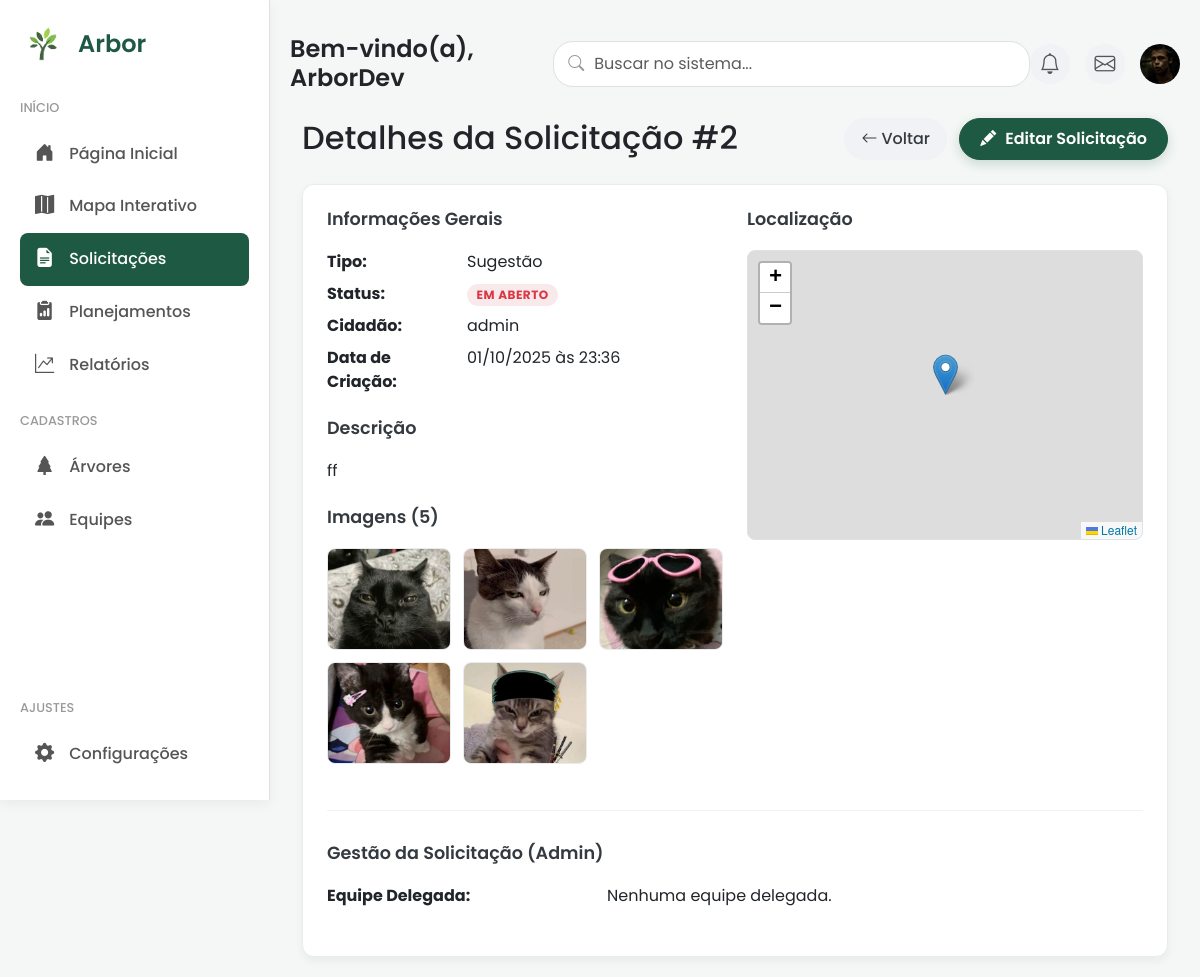
Screenshot of /solicitacoes/2/ (signed in) with the database file from the repository.
### core/models.py (models this page shows, shortened)
class Profile(models.Model):
    user = models.OneToOneField(User, on_delete=models.CASCADE)
    imagem = models.ImageField(default='profile_pics/default.jpg', upload_to='profile_pics')

class Solicitacao(models.Model):
    TIPO_CHOICES = (
        ('SUGESTAO', 'Sugestão'),
        ('DENUNCIA', 'Denúncia'),
    )
    STATUS_CHOICES = (
        ('EM_ABERTO', 'Em Aberto'),
        ('EM_ANDAMENTO', 'Em Andamento'),
        ('FINALIZADO', 'Finalizado'),
        ('RECUSADO', 'Recusado'),
    )
    tipo = models.CharField(max_length=10, choices=TIPO_CHOICES)
    status = models.CharField(max_length=20, choices=STATUS_CHOICES, default='EM_ABERTO')
    descricao = models.TextField()
    data_criacao = models.DateTimeField(auto_now_add=True)
    cidadao = models.ForeignKey(User, on_delete=models.CASCADE)
    equipe_delegada = models.ForeignKey(Equipe, on_delete=models.SET_NULL, null=True, blank=True)
    latitude = models.FloatField(null=True, blank=True)
    longitude = models.FloatField(null=True, blank=True)

class ImagemSolicitacao(models.Model):
    solicitacao = models.ForeignKey(Solicitacao, related_name='imagens', on_delete=models.CASCADE)
    imagem = models.ImageField(upload_to='solicitacoes/')

### core/views.py (the view)
# urls.py: path('solicitacoes/<int:pk>/', solicitacao_detail, name='solicitacao_detail'),
@login_required
def solicitacao_detail(request, pk):
    solicitacao = get_object_or_404(Solicitacao, pk=pk)
    context = {
        'solicitacao': solicitacao
    }
    return render(request, 'core/solicitacao_detail.html', context)

### core/templates/core/solicitacao_detail.html (shortened to what this page needs)
{% extends 'core/base_app.html' %}
{% block content %}
<div class="page-header d-flex justify-content-between align-items-center mb-4">
    <h2 class="mb-0">
        Detalhes da Solicitação #{{ solicitacao.id }}
    </h2>
    <div>
        <a href="{% url 'solicitacao_list' %}" class="btn btn-secondary-custom me-2">
            <i class="bi bi-arrow-left me-1"></i>
            Voltar
        </a>
        <a href="{% url 'solicitacao_update' pk=solicitacao.pk %}" class="btn btn-principal-acao">
            <i class="bi bi-pencil-fill me-1"></i>
            Editar Solicitação
        </a>
    </div>
</div>
<div class="card">
    <div class="card-body p-4">
        <div class="row">
            <div class="col-lg-6">
                <h5 class="form-section-title">Informações Gerais</h5>
                <dl class="row">
                    <dt class="col-sm-4">Tipo:</dt>
                    <dd class="col-sm-8">{{ solicitacao.get_tipo_display }}</dd>
                    <dt class="col-sm-4">Status:</dt>
                    <dd class="col-sm-8"><span class="badge status-badge status-{{ solicitacao.status|lower }}">{{ solicitacao.get_status_display }}</span></dd>
                    <dt class="col-sm-4">Cidadão:</dt>
                    <dd class="col-sm-8">{{ solicitacao.cidadao.username }}</dd>
                    <dt class="col-sm-4">Data de Criação:</dt>
                    <dd class="col-sm-8">{{ solicitacao.data_criacao|date:"d/m/Y \à\s H:i" }}</dd>
                </dl>
                <h5 class="form-section-title mt-4">Descrição</h5>
                <p>{{ solicitacao.descricao|linebreaks }}</p>
                {% if solicitacao.imagens.all %}
                <div class="mb-3 mt-4">
                    <h5 class="form-section-title">Imagens ({{ solicitacao.imagens.count }})</h5>
                    <div class="image-gallery-grid">
                        {% for imagem_obj in solicitacao.imagens.all %}
                            <div class="gallery-item">
                                <img src="{{ imagem_obj.imagem.url }}" alt="Imagem da Solicitação">
                            </div>
                        {% endfor %}
                    </div>
                </div>
                {% endif %}
            </div>
            <div class="col-lg-6">
                <h5 class="form-section-title">Localização</h5>
                <div id="map-viewer" class="map-container-form"></div>
            </div>
        </div>
        {% if user.is_staff or user.is_superuser %}
        <div class="form-section">
            <h5 class="form-section-title">Gestão da Solicitação (Admin)</h5>
            <dl class="row">
                <dt class="col-sm-4">Equipe Delegada:</dt>
                <dd class="col-sm-8">{{ solicitacao.equipe_delegada.nome|default:"Nenhuma equipe delegada." }}</dd>
            </dl>
        </div>
        {% endif %}
    </div>
</div>
{% endblock %}

### core/templates/core/base_app.html (shortened to what this page needs)
{% load static %}
<!doctype html>
<html lang="pt-br">
  <head>
    <link href="https://cdn.jsdelivr.net/npm/bootstrap@5.3.3/dist/css/bootstrap.min.css" rel="stylesheet">
    <link rel="stylesheet" href="https://cdn.jsdelivr.net/npm/bootstrap-icons@1.11.3/font/bootstrap-icons.min.css">
    <link rel="stylesheet" href="https://unpkg.com/leaflet@1.9.4/dist/leaflet.css" />
    <link rel="stylesheet" href="https://cdnjs.cloudflare.com/ajax/libs/leaflet.draw/1.0.4/leaflet.draw.css" />
    <link rel="stylesheet" href="https://unpkg.com/leaflet.markercluster@1.4.1/dist/MarkerCluster.css" />
    <link rel="stylesheet" href="https://unpkg.com/leaflet.markercluster@1.4.1/dist/MarkerCluster.Default.css" />
    <link href="https://cdn.jsdelivr.net/npm/select2@4.1.0-rc.0/dist/css/select2.min.css" rel="stylesheet" />
    <link rel="stylesheet" href="{% static 'core/css/custom.css' %}">
  </head>
  <body class="app-body">
    <div class="app-container">
        <nav class="sidebar">
            <div>
                <div class="sidebar-header">
                    <div class="sidebar-logo">
                        <img src="{% static 'core/img/arvore-logo-verde.png' %}" alt="Logo Arbor" style="width: 48px;">
                        <span class="sidebar-logo-text">Arbor</span>
                    </div>
                </div>
                <ul class="sidebar-menu">
                    <li class="menu-header"><span>Início</span></li>
                    <li><a href="{% url 'home' %}" class="{% if request.resolver_match.url_name == 'home' %}active{% endif %}"><i class="bi bi-house-door-fill"></i><span class="menu-text"> Página Inicial</span></a></li>
                    <li><a href="{% url 'mapa' %}" class="{% if request.resolver_match.url_name == 'mapa' %}active{% endif %}"><i class="bi bi-map-fill"></i><span class="menu-text"> Mapa Interativo</span></a></li>
                    <li><a href="{% url 'solicitacao_list' %}" class="{% if 'solicitacao' in request.resolver_match.url_name %}active{% endif %}"><i class="bi bi-file-earmark-text-fill"></i><span class="menu-text"> Solicitações</span></a></li>
                    <li><a href="{% url 'obras_list' %}" class="{% if 'obras' in request.resolver_match.url_name %}active{% endif %}"><i class="bi bi-clipboard2-data-fill"></i><span class="menu-text"> Planejamentos</span></a></li>
                    <li><a href="{% url 'relatorios' %}" class="{% if request.resolver_match.url_name == 'relatorios' %}active{% endif %}"><i class="bi bi-graph-up-arrow"></i><span class="menu-text"> Relatórios</span></a></li>
                    <li class="menu-header"><span>Cadastros</span></li>
                    <li><a href="{% url 'especie_list' %}" class="{% if 'especie' in request.resolver_match.url_name %}active{% endif %}"><i class="bi bi-tree-fill"></i><span class="menu-text"> Árvores</span></a></li>
                    <li><a href="{% url 'equipe_list' %}" class="{% if 'equipe' in request.resolver_match.url_name %}active{% endif %}"><i class="bi bi-people-fill"></i><span class="menu-text"> Equipes</span></a></li>
                </ul>
            </div>
            <div class="sidebar-footer">
                <ul class="sidebar-menu">
                    <li class="menu-header"><span>Ajustes</span></li>
                    <li><a href="{% url 'configuracoes' %}"><i class="bi bi-gear-fill"></i><span class="menu-text"> Configurações</span></a></li>
                </ul>
            </div>
        </nav>
        <main class="main-content">
            <header class="main-header">
                <div class="header-greeting">
                    <h4>Bem-vindo(a), {{ user.first_name|default:user.username }}</h4>
                </div>
                <div class="header-search">
                    <form action="{% url 'search_results' %}" method="get" class="d-flex">
                        <i class="bi bi-search"></i>
                        <input class="form-control" type="search" name="q" placeholder="Buscar no sistema..." aria-label="Search">
                    </form>
                </div>
                <div class="header-actions">
                    <a href="#" class="header-icon-btn" data-bs-toggle="tooltip" data-bs-placement="bottom" title="Notificações">
                        <i class="bi bi-bell"></i>
                    </a>
                    <a href="#" class="header-icon-btn" data-bs-toggle="tooltip" data-bs-placement="bottom" title="Mensagens">
                        <i class="bi bi-envelope"></i>
                    </a>
                    <div class="dropdown profile-dropdown">
                        <a href="#" class="d-block link-dark text-decoration-none dropdown-toggle" id="dropdownUser1" data-bs-toggle="dropdown" aria-expanded="false">
                            <img src="{{ user.profile.imagem.url }}" alt="Foto do Perfil" width="40" height="40" class="rounded-circle">
                        </a>
                    </div>
                </div>
            </header>
            <div class="page-content">
                <div class="container-xl">
                    {% block content %}{% endblock %}
                </div>
            </div>
        </main>
    </div>
  </body>
</html>

### core/static/core/css/custom.css (style rules this page uses)
html, body { height: 100%; margin: 0; font-family: "Poppins", sans-serif; }
body { font-family: "Poppins", sans-serif; margin: 0; padding: 0; box-sizing: border-box; background-color: #f4f7f6; }
.app-container { display: flex; }
.sidebar { width: 270px; background-color: #fff; height: 100vh; padding: 20px; display: flex; flex-direction: column; justify-content: space-between; border-right: 1px solid #e0e0e0; box-shadow: 0 4px 12px rgba(0, 0, 0, 0.05); flex-shrink: 0; position: sticky; top: 0; }
.sidebar-header { display: flex; align-items: center; justify-content: space-between; margin-bottom: 30px; }
.sidebar-logo { display: flex; align-items: center; gap: 10px; }
.sidebar-logo span { font-size: 1.5rem; font-weight: 600; color: #1e5943; }
.sidebar-logo img { width: 32px; }
.sidebar-menu { list-style: none; padding: 0; margin: 0; }
.sidebar-menu .menu-header { font-size: 0.8rem; font-weight: 500; color: #999; text-transform: uppercase; margin-top: 20px; margin-bottom: 10px; }
.sidebar-menu li a { display: flex; align-items: center; gap: 15px; padding: 12px 15px; text-decoration: none; color: #555; font-weight: 500; border-radius: 8px; transition: all 0.3s; }
.sidebar-menu li a.active { background-color: #1e5943; color: #fff; }
.sidebar-menu li a i { font-size: 1.2rem; }
.main-content { flex-grow: 1; padding: 20px; }
.main-header { display: flex; align-items: center; justify-content: space-between; margin-bottom: 10px; position: sticky; top: 0; z-index: 1000; background-color: #f4f7f6; padding-top: 15px; padding-bottom: 15px; }
.header-greeting h4 { margin: 0; font-weight: 600; }
.header-search { position: relative; width: 550px; flex-grow: 0.5; }
.header-search input { width: 100%; padding: 10px 15px 10px 40px; border: 1px solid #e0e0e0; border-radius: 20px; transition: all 0.3s ease-in-out; }
.header-search i { position: absolute; left: 15px; top: 50%; transform: translateY(-50%); color: #999; }
.header-actions { display: flex; align-items: center; gap: 20px; }
.header-actions > a { font-size: 1.3rem; color: #555; }
.card { border: 1px solid #e9ecef; border-radius: 12px; box-shadow: 0px 4px 10px rgba(0, 0, 0, 0.05); }
.btn-principal-acao { background-color: #1e5943 !important; border-color: #1e5943 !important; color: #ffffff !important; border-radius: 50px !important; font-weight: 600 !important; padding: 8px 20px !important; display: inline-flex !important; align-items: center !important; gap: 5px; box-shadow: 0 4px 12px rgba(30, 89, 67, 0.2); transition: all 0.2s ease-out; }
.status-badge { padding: 0.4em 0.8em; font-size: 0.75rem; font-weight: 700; text-transform: uppercase; border-radius: 20px; letter-spacing: 0.5px; }
.page-header { padding-bottom: 0; }
.form-section { margin-top: 2rem; padding-top: 2rem; border-top: 1px solid #f0f2f5; }
.form-section-title { font-size: 1.1rem; font-weight: 600; color: #343a40; margin-bottom: 1.5rem; }
.map-container-form { border-radius: 12px; border: 1px solid #dee2e6; width: 100%; }
.btn-secondary-custom { border-radius: 50px !important; font-weight: 500 !important; padding: 8px 16px !important; background-color: #f0f2f5; border: 1px solid #f0f2f5; color: #343a40; display: inline-flex; align-items: center; }
.image-gallery-grid { display: grid; grid-template-columns: repeat(auto-fill, minmax(100px, 1fr)); gap: 1rem; }
.gallery-item { position: relative; overflow: hidden; border-radius: 8px; border: 1px solid #e9ecef; }
.gallery-item img { width: 100%; height: 100px; object-fit: cover; display: block; }
.form-section-title { margin-bottom: 1.25rem; }
.card .mb-3 { margin-bottom: 0.9rem !important; }
.map-container-form { height: 380px; }
.image-gallery-grid { gap: 0.75rem; }
.status-em_aberto { background-color: #f8eaea !important; color: #dc3545 !important; }
.header-actions { display: flex; align-items: center; gap: 15px; }
.header-icon-btn { display: inline-flex; justify-content: center; align-items: center; width: 40px; height: 40px; background-color: #f0f2f5; border-radius: 50%; color: #555; font-size: 1.1rem; text-decoration: none; transition: all 0.2s ease-in-out; }
.profile-dropdown .dropdown-toggle::after { display: none; }
body { scrollbar-width: thin; scrollbar-color: #1e5943 #f4f7f6; }
.map-container-form { height: 290px; width: 100%; border-radius: 8px; z-index: 1; }

### rows the page displays
Solicitacao: id "2", tipo "Sugestão", status "EM ABERTO", cidadao.username "admin", data_criacao "01/10/2025 às 23:36", descricao "ff", imagens.count "5", equipe_delegada.nome "Nenhuma equipe delegada."
ImagemSolicitacao: imagem (picture)
ImagemSolicitacao: imagem (picture)
ImagemSolicitacao: imagem (picture)
ImagemSolicitacao: imagem (picture)
ImagemSolicitacao: imagem (picture)

### other values shown
{{ user.first_name|default:user.username }} "ArborDev"
